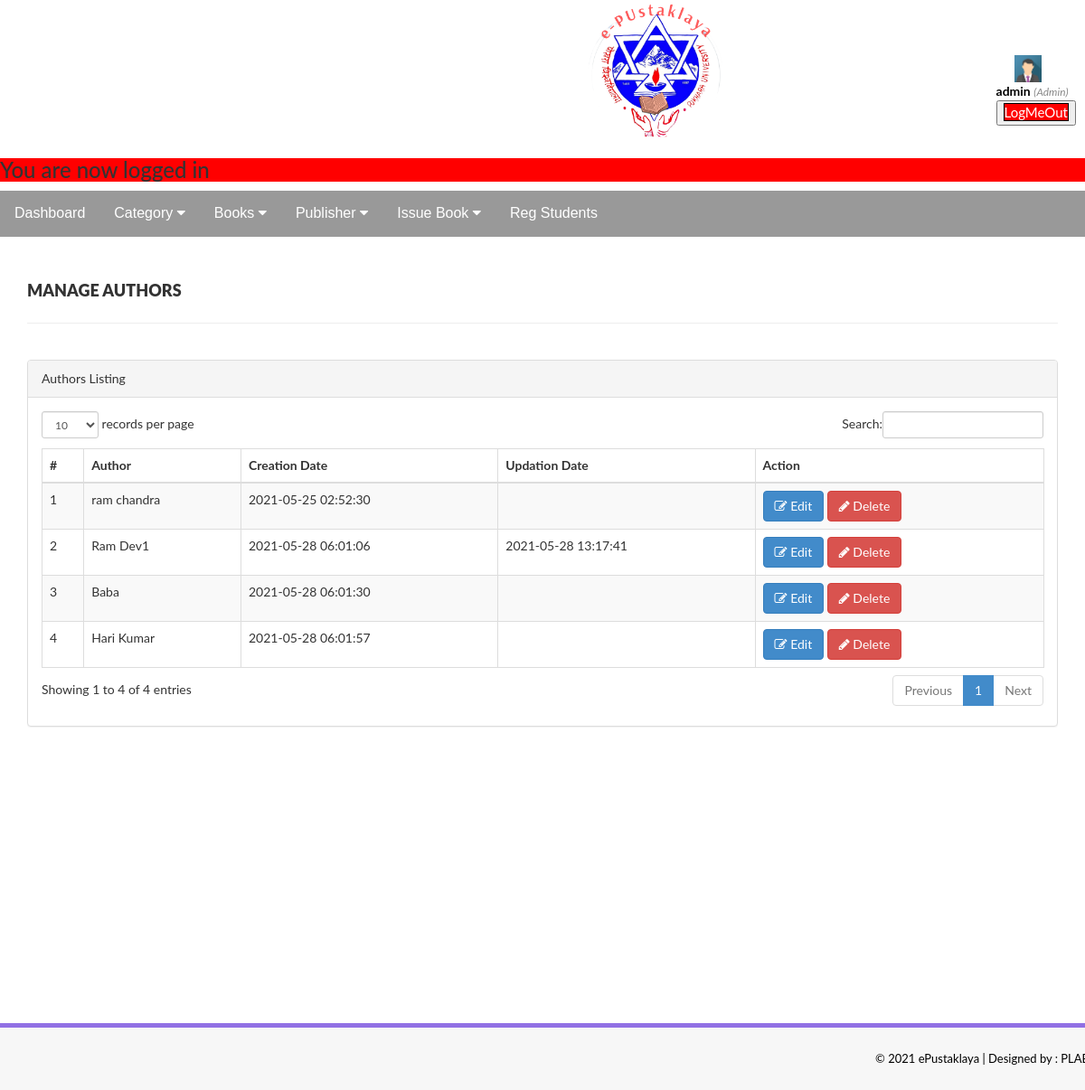
/admin/managepublishers.php (signed in), run on the app's committed database.
### tables this page shows
CREATE TABLE `tblauthors` (
  `id` int(11) NOT NULL,
  `AuthorName` varchar(159) DEFAULT NULL,
  `creationDate` timestamp NULL DEFAULT current_timestamp(),
  `UpdationDate` timestamp NULL DEFAULT NULL ON UPDATE current_timestamp()
);

### admin/managepublishers.php (the view, shortened to what this page needs)
<?php
include('includes/connection1.php');
function isLoggedIn()
  {
    if (isset($_SESSION['user'])) {
      return true;
    }else{
      return false;
    }
  }
if (!isLoggedIn()) {
  $_SESSION['msg'] = "You must log in first";
  header('location:../index.php');
}
else{
    ?>
<!DOCTYPE html>
<html xmlns="http://www.w3.org/1999/xhtml">
<head>
    <link href="assets/css/bootstrap.css" rel="stylesheet" />
    <link href="assets/css/font-awesome.css" rel="stylesheet" />
    <link href="assets/js/dataTables/dataTables.bootstrap.css" rel="stylesheet" />
    <link href="assets/css/style.css" rel="stylesheet" />
</head>
<body style=" background: url(back.jpg) no-repeat center center fixed;
  -webkit-background-size: cover;
  -moz-background-size: cover;
  -o-background-size: cover;
  background-size: cover;">
<?php include('includes/header1.php');?>
    <div class="content-wrapper">
         <div class="container">
        <div class="row pad-botm">
            <div class="col-md-12">
                <h4 class="header-line">Manage Authors</h4>
    </div>
     <div class="row">
</div>
        </div>
            <div class="row">
                <div class="col-md-12">
                    <div class="panel panel-default">
                        <div class="panel-heading">
                           Authors Listing
                        </div>
                        <div class="panel-body">
                            <div class="table-responsive">
                                <table class="table table-striped table-bordered table-hover" id="dataTables-example">
                                    <thead>
                                        <tr>
                                            <th>#</th>
                                            <th>Author</th>
                                            <th>Creation Date</th>
                                            <th>Updation Date</th>
                                            <th>Action</th>
                                        </tr>
                                    </thead>
                                    <tbody>
<?php $sql = "SELECT * from  tblauthors";
$query = $dbh -> prepare($sql);
$query->execute();
$results=$query->fetchAll(PDO::FETCH_OBJ);
$cnt=1;
if($query->rowCount() > 0)
{
foreach($results as $result)
{               ?>
                                        <tr class="odd gradeX">
                                            <td class="center"><?php echo htmlentities($cnt);?></td>
                                            <td class="center"><?php echo htmlentities($result->AuthorName);?></td>
                                            <td class="center"><?php echo htmlentities($result->creationDate);?></td>
                                            <td class="center"><?php echo htmlentities($result->UpdationDate);?></td>
                                            <td class="center">
                                            <a href="editpublishers.php?athrid=<?php echo htmlentities($result->id);?>"><button class="btn btn-primary"><i class="fa fa-edit "></i> Edit</button>
                                          <a href="managepublishers.php?del=<?php echo htmlentities($result->id);?>" onclick="return confirm('Are you sure you want to delete?');"" >  <button class="btn btn-danger"><i class="fa fa-pencil"></i> Delete</button>
                                            </td>
                                        </tr>
 <?php $cnt=$cnt+1;}} ?>
                                    </tbody>
                                </table>
                            </div>
                        </div>
                    </div>
                </div>
            </div>
    </div>
    </div>
  <?php include('includes/footer.php');?>
</body>
</html>
<?php } ?>

### admin/assets/css/style.css (style rules this page uses)
.content-wrapper { margin-top: 40px; min-height:800px; padding-bottom:90px; }
.header-line { font-weight:900; padding-bottom:25px; border-bottom:1px solid #eeeeee; text-transform:uppercase; }
.pad-botm { padding-bottom:30px; }

### admin/styleadmin.css (style rules this page uses)
body { font-family: "Lato", sans-serif; background-color: #e4e9f0; }

### data on the page
tblauthors: AuthorName "ram chandra", creationDate "2021-05-25 02:52:30"
tblauthors: AuthorName "Ram Dev1", creationDate "2021-05-28 06:01:06", UpdationDate "2021-05-28 13:17:41"
tblauthors: AuthorName "Baba", creationDate "2021-05-28 06:01:30"
tblauthors: AuthorName "Hari Kumar", creationDate "2021-05-28 06:01:57"

### other printed values
$_SESSION['success'] "You are now logged in"
$_SESSION['user']['username'] "admin"
$_SESSION['user']['user_type'] "Admin"
